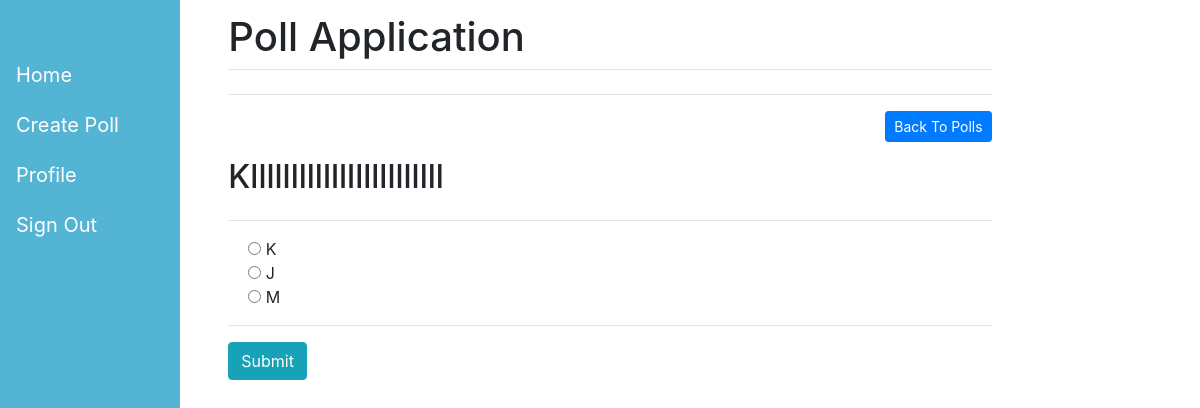
Screenshot of /home/vote/6/ with the database file from the repository.
### pollapp/models.py (models this page shows, shortened)
class Poll(models.Model):
    question = models.TextField()
    option_one = models.CharField(max_length=30)
    option_two = models.CharField(max_length=30)
    option_three = models.CharField(max_length=30)
    option_one_count = models.IntegerField(default=0)
    option_two_count = models.IntegerField(default=0)
    option_three_count = models.IntegerField(default=0)
    name = models.ForeignKey('users.MyUser', null=True, on_delete=models.CASCADE)
    created_on = models.DateTimeField(auto_now_add= True)
    class Meta:
        indexes = [
            models.Index(fields=['name', 'created_on'])
            ]

### pollapp/views.py (the view, shortened to what this page needs)
# urls.py: path('vote/<poll_id>/', views.vote, name='vote'),
def vote(request, poll_id):
    poll = Poll.objects.get(pk=poll_id)
    context = {
        'poll' : poll
    }
    return render(request, 'vote.html', context)

### pollapp/templates/vote.html (shortened to what this page needs)
{% extends "base.html" %}
{% block content %}
<div class="text-right">
    <a class ="btn btn-primary btn-sm mb-3" href ="{% url 'home' %}">Back To Polls</a>
</div>
<div class="panel-body">
    <div class="row">
        <div class="col-lg-12">
            <h2 class="text-capitalize"l>{{ poll.question }}</h2>
        </div>
    </div>
    <div class="row">
        <div class="col-lg-12">
            <hr />
            <form method="POST">
                <div class="form-check text-capitalize">
                  <input type="radio" name="poll" value="option1 ">
                                    {{ poll.option_one }}
                </div>
                <div class="form-check text-capitalize">
                  <input type="radio" name="poll" value="option2">
                                    {{ poll.option_two }}
                </div>
                <div class="form-check text-capitalize">
                  <input type="radio" name="poll" value="option3">
                                    {{ poll.option_three }}
                </div>
                <hr />
                <button type="submit" class="btn btn-info">
                    Submit
                </button>
            </form>
        </div>
    </div>
</div>
{% endblock %}

### rows the page displays
Poll: question "Kllllllllllllllllllllllll", option_one "K", option_two "J", option_three "M"
